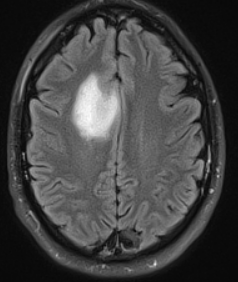
#> input picture Template Matching/Brain Tumors/test_brain.png, 238 x 282 px, found by its file name; its folder holds 5 pictures in this run; the run also reads 1 picture not shown here
$ python template_matching.py 'Brain Tumors/test_brain.png'
#> lines starting #> are read from the running program, lines starting #| are printed output that depends on the picture; after the words box and inside, x2 and y2 are one past the last pixel; in counts of white or black regions, pixels touching at a corner belong together; long printed decimals are rounded
import cv2
import numpy as np
# import matplotlib.pyplot as plt

import sys

#
cv2.namedWindow("MRI",cv2.WINDOW_NORMAL)
img = cv2.imread(f"Brain Tumors/{sys.argv[1]}",0)
#> img is the input picture: shape (282, 238); min 8, max 252, mean 66.8
clahe = cv2.createCLAHE(clipLimit=2.0, tileGridSize=(8,8))
img = clahe.apply(img)
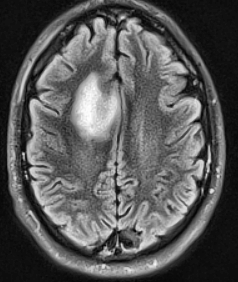
#> img: shape (282, 238); min 4, max 254, mean 86.9
templ = cv2.imread("Brain Tumors/ref_brain.png",0)
templ = clahe.apply(templ)
print(50/templ.shape[::-1][0], 64/templ.shape[::-1][1])
#| 0.2101 0.227
temp = templ[74:138, 70:120]
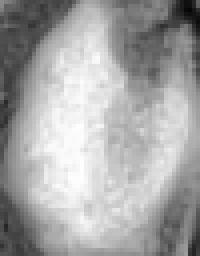
#> temp: shape (64, 50) (shown 4 times larger); min 6, max 254, mean 165.3

templ = cv2.resize(temp, (int((img.shape[::-1][0]*50)/templ.shape[::-1][0]) , int((img.shape[::-1][1]*64)/templ.shape[::-1][1])), interpolation = cv2.INTER_CUBIC)

w, h =templ.shape[::-1]
#> w = 50; h = 64

methods = ['cv2.TM_CCOEFF', 'cv2.TM_CCOEFF_NORMED', 'cv2.TM_CCORR','cv2.TM_CCORR_NORMED', 'cv2.TM_SQDIFF', 'cv2.TM_SQDIFF_NORMED']

out = img.copy()

method = eval(methods[0])
res  = cv2.matchTemplate(out, templ, method)
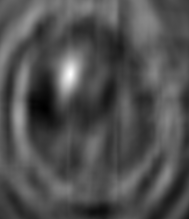
#> res: shape (219, 189) float32; min -4075094.5, max 10064390, mean 371045.6; drawn with min black and max white

loc = np.where( res >= 0.9)
#> loc = 23109 positions, rows 0 to 218, columns 0 to 188
print(loc)
#> (printed output is left out)


min_val, max_val, min_loc, max_loc = cv2.minMaxLoc(res)
#> min_val = -4075094.5; max_val = 10064390; min_loc = (44, 108); max_loc = (70, 74)

print(min_val, max_val, min_loc, max_loc)
#| -4075094.5 10064390.0 (44, 108) (70, 74)

top_left = max_loc
#> top_left = (70, 74)
print(top_left)
#| (70, 74)
bottom_right = (max_loc[0]+w, max_loc[1]+h)
#> bottom_right = (120, 138)
#
cv2.rectangle(img, top_left, bottom_right, 255, 2)
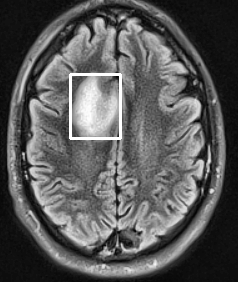
#> img: shape (282, 238); 1.01% of pixels changed, all inside (x1, y1, x2, y2) = (69, 73, 122, 140)

# [6 lines of commented-out code are left out]

cv2.imshow("MRI",img)
cv2.waitKey(0)

# 70, 74
# 120, 138
